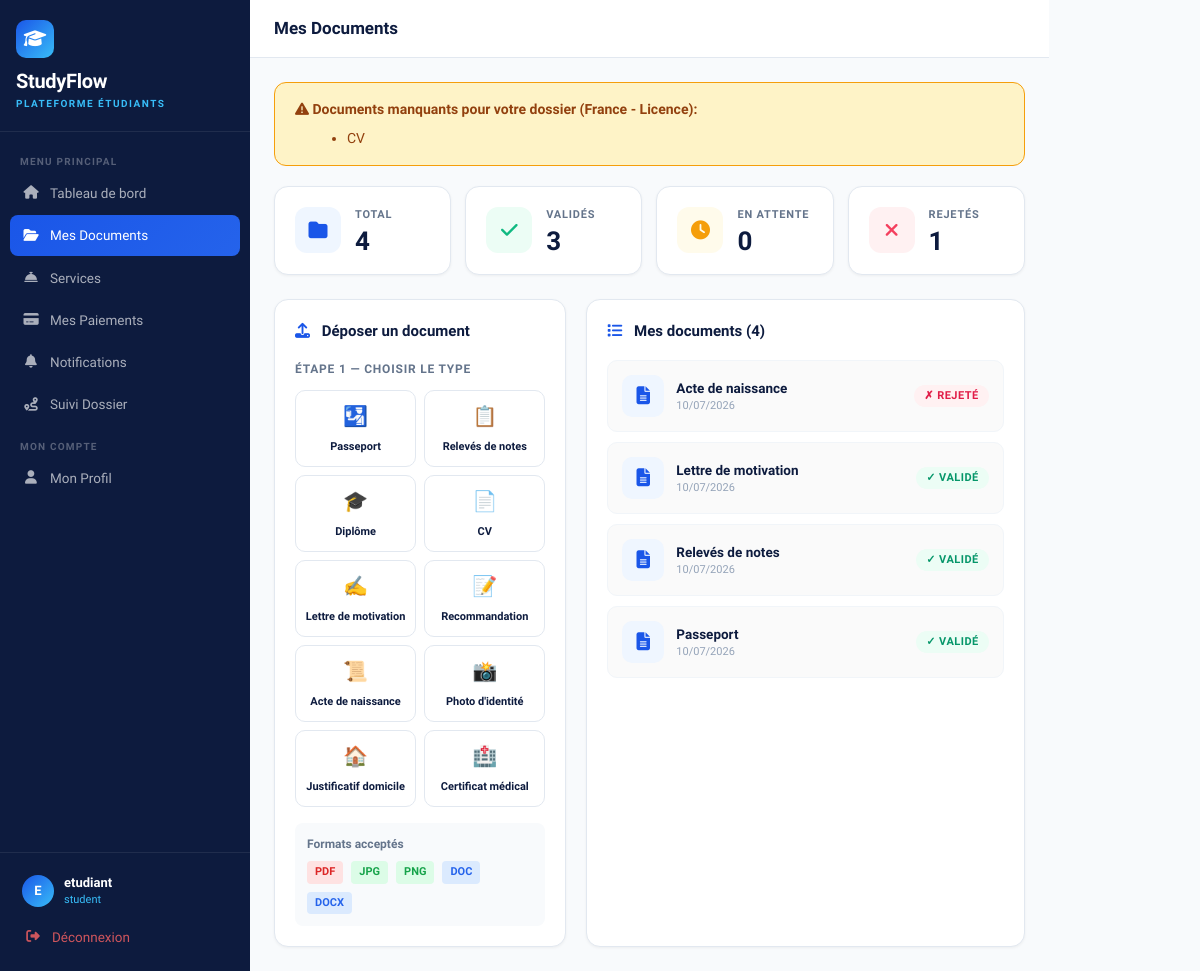
Before: /auth/documents (signed in) with the older database file.
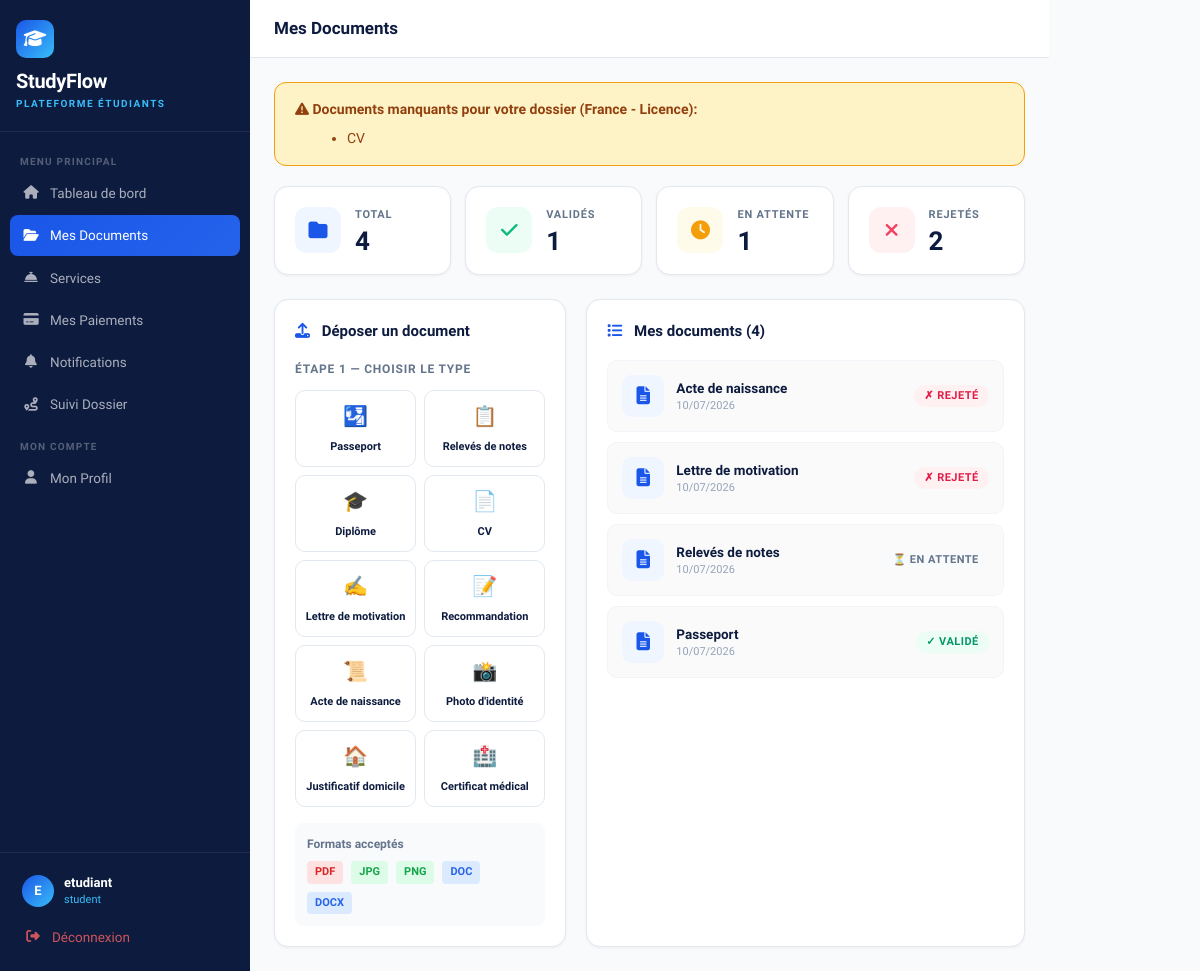
After: the same page with the newer database file.
### models/user.py (models this page shows)
class Document(db.Model):
    __tablename__ = 'documents'
    id = db.Column(db.Integer, primary_key=True)
    student_id = db.Column(db.Integer, db.ForeignKey('student_profiles.id'), nullable=False)
    name = db.Column(db.String(200))
    doc_type = db.Column(db.String(50))
    file_url = db.Column(db.String(300))
    file_name = db.Column(db.String(200))
    file_size = db.Column(db.Integer)
    status = db.Column(db.String(20), default='en_attente')
    rejection_reason = db.Column(db.Text)
    uploaded_at = db.Column(db.DateTime, default=datetime.utcnow)

### routes/auth.py (the view, shortened to what this page needs)
@auth_bp.route('/documents', methods=['GET', 'POST'])
@login_required
def documents():
    profile = get_profile()
    docs = Document.query.filter_by(
        student_id=profile.id
    ).order_by(Document.uploaded_at.desc()).all()
    required_docs = get_required_documents(
        profile.nationality,
        profile.destination_country,
        profile.program_level
    )
    submitted_types = [d.doc_type for d in docs]
    missing_docs = [d for d in required_docs if d not in submitted_types]
    return render_template('auth/documents.html', profile=profile, docs=docs,
                          required_docs=required_docs, missing_docs=missing_docs,
                          doc_labels=DOC_LABELS)

### routes/auth.py (called while the page is built)
def get_profile():
    return StudentProfile.query.filter_by(user_id=current_user.id).first()

### utils/document_requirements.py (called while the page is built)
def get_required_documents(nationality, destination, program_level):
    country_reqs = DOCUMENT_REQUIREMENTS.get(nationality, {})
    dest_reqs = country_reqs.get(destination, {})
    required = dest_reqs.get(program_level, [])
    if not required:
        required = ['passeport', 'releves_notes', 'cv', 'lettre_motivation']
    return required

### templates/auth/documents.html (shortened to what the changed rows need)
{% extends "base.html" %}
{% block content %}
<div style="display:grid;grid-template-columns:repeat(auto-fit,minmax(140px,1fr));gap:14px;margin-bottom:24px;">
  <div class="stat-card">
    <div>
      <div class="stat-label">Validés</div>
      <div class="stat-value">{{ docs | selectattr('status','eq','validé') | list | length }}</div>
    </div>
  </div>
  <div class="stat-card">
    <div>
      <div class="stat-label">En attente</div>
      <div class="stat-value">{{ docs | selectattr('status','eq','en_attente') | list | length }}</div>
    </div>
  </div>
  <div class="stat-card">
    <div>
      <div class="stat-label">Rejetés</div>
      <div class="stat-value">{{ docs | selectattr('status','eq','rejeté') | list | length }}</div>
    </div>
  </div>
</div>
<div style="display:grid;grid-template-columns:1fr 1.5fr;gap:20px;">
  <div class="sf-card">
    {% if docs %}
      {% for doc in docs %}
      <div style="padding:14px;margin-bottom:10px;border:1px solid #F1F5F9;border-radius:10px;background:#FAFAFA;">
        <div style="display:flex;align-items:center;justify-content:space-between;">
          <div style="display:flex;align-items:center;gap:12px;">
            <div style="width:42px;height:42px;border-radius:10px;background:#EFF6FF;display:flex;align-items:center;justify-content:center;">
              {% if doc.file_name %}
                {% set ext = doc.file_name.rsplit('.',1)[-1].lower() %}
                {% if ext == 'pdf' %}
                  <i class="fas fa-file-pdf" style="color:#DC2626;font-size:18px;"></i>
                {% elif ext in ['jpg','jpeg','png'] %}
                  <i class="fas fa-file-image" style="color:#16A34A;font-size:18px;"></i>
                {% else %}
                  <i class="fas fa-file-word" style="color:#2563EB;font-size:18px;"></i>
                {% endif %}
              {% else %}
                <i class="fas fa-file-alt" style="color:#1A56E8;font-size:18px;"></i>
              {% endif %}
            </div>
            <div>
              <div style="font-size:13.5px;font-weight:600;color:#0D1B3E;">{{ doc.name }}</div>
              <div style="font-size:11px;color:#94A3B8;">
                {{ doc.uploaded_at.strftime('%d/%m/%Y') }}
              </div>
            </div>
          </div>
          <span class="badge-status
            {% if doc.status == 'validé' %}bs-valide
            {% elif doc.status == 'rejeté' %}bs-rejete
            {% else %}bs-attente{% endif %}">
            {% if doc.status == 'validé' %}✓ Validé
            {% elif doc.status == 'rejeté' %}✗ Rejeté
            {% else %}⏳ En attente{% endif %}
          </span>
        </div>
      </div>
      {% endfor %}
    {% else %}
      <div style="text-align:center;padding:40px;color:#94A3B8;">
        <i class="fas fa-folder-open" style="font-size:40px;margin-bottom:12px;display:block;"></i>
        <div style="font-weight:600;">Aucun document</div>
        <div style="font-size:12px;margin-top:4px;">Déposez votre premier document</div>
      </div>
    {% endif %}
  </div>
</div>
{% endblock %}

Changed rows visible on the page:
changed Document "Lettre de motivation": status "✓ VALIDÉ" → "✗ REJETÉ"
changed Document "Relevés de notes": status "✓ VALIDÉ" → "⏳ EN ATTENTE"
Other visible differences:
{{ docs | selectattr('status','eq','validé') | list | length }}: "3" → "1"
{{ docs | selectattr('status','eq','en_attente') | list | length }}: "0" → "1"
{{ docs | selectattr('status','eq','rejeté') | list | length }}: "1" → "2"
